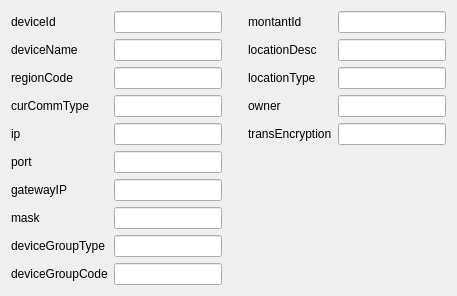
     <widget class="QWidget" name="tabDeviceSet">
      <attribute name="title">
       <string>DeviceSet</string>
      </attribute>
      <layout class="QGridLayout" name="gridLayout_3">
       <item row="0" column="0">
        <layout class="QFormLayout" name="formLayout">
         <property name="rightMargin">
          <number>10</number>
         </property>
         <item row="0" column="0">
          <widget class="QLabel" name="label_6">
           <property name="text">
            <string>deviceId</string>
           </property>
          </widget>
         </item>
         <item row="0" column="1">
          <widget class="QLineEdit" name="lineEdit_deviceId"/>
         </item>
         <item row="1" column="0">
          <widget class="QLabel" name="label_7">
           <property name="text">
            <string>deviceName</string>
           </property>
          </widget>
         </item>
         <item row="1" column="1">
          <widget class="QLineEdit" name="lineEdit_deviceName"/>
         </item>
         <item row="2" column="0">
          <widget class="QLabel" name="label_13">
           <property name="text">
            <string>regionCode</string>
           </property>
          </widget>
         </item>
         <item row="2" column="1">
          <widget class="QLineEdit" name="lineEdit_regionCode"/>
         </item>
         <item row="3" column="0">
          <widget class="QLabel" name="label_14">
           <property name="text">
            <string>curCommType</string>
           </property>
          </widget>
         </item>
         <item row="3" column="1">
          <widget class="QLineEdit" name="lineEdit_curCommType">
           <property name="text">
            <string/>
           </property>
          </widget>
         </item>
         <item row="4" column="0">
          <widget class="QLabel" name="label_ip">
           <property name="text">
            <string>ip</string>
           </property>
          </widget>
         </item>
         <item row="4" column="1">
          <widget class="QLineEdit" name="lineEdit_ip"/>
         </item>
         <item row="5" column="0">
          <widget class="QLabel" name="label_11">
           <property name="text">
            <string>port</string>
           </property>
          </widget>
         </item>
         <item row="5" column="1">
          <widget class="QLineEdit" name="lineEdit_port"/>
         </item>
         <item row="6" column="0">
          <widget class="QLabel" name="label_10">
           <property name="text">
            <string>gatewayIP</string>
           </property>
          </widget>
         </item>
         <item row="6" column="1">
          <widget class="QLineEdit" name="lineEdit_gatewayIP"/>
         </item>
         <item row="7" column="0">
          <widget class="QLabel" name="label_9">
           <property name="text">
            <string>mask</string>
           </property>
          </widget>
         </item>
         <item row="7" column="1">
          <widget class="QLineEdit" name="lineEdit_mask"/>
         </item>
         <item row="8" column="0">
          <widget class="QLabel" name="label_deviceGroupType">
           <property name="text">
            <string>deviceGroupType</string>
           </property>
          </widget>
         </item>
         <item row="8" column="1">
          <widget class="QLineEdit" name="lineEdit_deviceGroupType"/>
         </item>
         <item row="9" column="0">
          <widget class="QLabel" name="label_deviceGroupCode">
           <property name="text">
            <string>deviceGroupCode</string>
           </property>
          </widget>
         </item>
         <item row="9" column="1">
          <widget class="QLineEdit" name="lineEdit_deviceGroupCode"/>
         </item>
        </layout>
       </item>
       <item row="0" column="1">
        <layout class="QFormLayout" name="formLayout_2">
         <property name="leftMargin">
          <number>10</number>
         </property>
         <item row="0" column="0">
          <widget class="QLabel" name="label_22">
           <property name="text">
            <string>montantId</string>
           </property>
          </widget>
         </item>
         <item row="0" column="1">
          <widget class="QLineEdit" name="lineEdit_montantId"/>
         </item>
         <item row="1" column="0">
          <widget class="QLabel" name="label_locationDesc_2">
           <property name="text">
            <string>locationDesc</string>
           </property>
          </widget>
         </item>
         <item row="1" column="1">
          <widget class="QLineEdit" name="lineEdit_locationDesc"/>
         </item>
         <item row="2" column="0">
          <widget class="QLabel" name="label_locationType_2">
           <property name="text">
            <string>locationType</string>
           </property>
          </widget>
         </item>
         <item row="2" column="1">
          <widget class="QLineEdit" name="lineEdit_locationType"/>
         </item>
         <item row="3" column="0">
          <widget class="QLabel" name="label_owner_2">
           <property name="text">
            <string>owner</string>
           </property>
          </widget>
         </item>
         <item row="3" column="1">
          <widget class="QLineEdit" name="lineEdit_owner"/>
         </item>
         <item row="4" column="0">
          <widget class="QLabel" name="label_23">
           <property name="text">
            <string>transEncryption</string>
           </property>
          </widget>
         </item>
         <item row="4" column="1">
          <widget class="QLineEdit" name="lineEdit_transEncryption"/>
         </item>
        </layout>
       </item>
      </layout>
     </widget>
